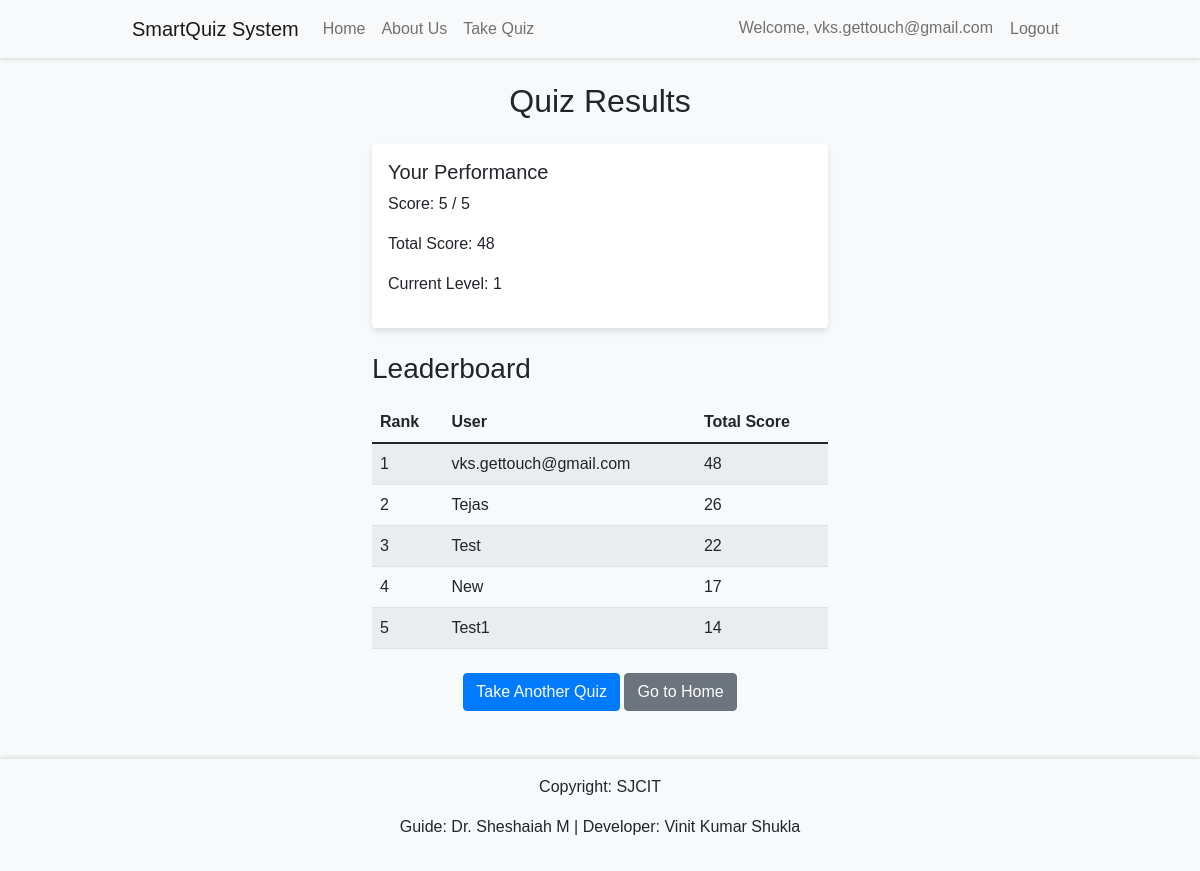
Page /result/ (signed in) on the committed database.
### quiz/models.py (models this page shows)
class UserProgress(models.Model):
    user = models.OneToOneField(User, on_delete=models.CASCADE)
    score = models.IntegerField(default=0)
    total_score = models.IntegerField(default=0)  # Added to track cumulative score
    level = models.IntegerField(default=1)
    current_question_index = models.IntegerField(default=0)  # Initialize to track the current question

### quiz/views.py (the view)
# urls.py: path('result/', views.result, name='result'),
@login_required
@require_http_methods(["GET"])
def result(request):
    latest_attempt = QuizAttempt.objects.filter(user=request.user).order_by('-date').first()
    progress = UserProgress.objects.get(user=request.user)
    leaderboard = UserProgress.objects.order_by('-total_score')[:10]
    return render(request, 'result.html', {
        'score': latest_attempt.score if latest_attempt else 0,
        'total_score': progress.total_score,  # Cumulative total score
        'level': progress.level,
        'leaderboard': leaderboard  # Updated leaderboard with cumulative scores
    })

### quiz/templates/result.html
{% extends 'base.html' %}
{% block content %}
<h2 class="text-center mb-4">Quiz Results</h2>
<div class="row">
    <div class="col-md-6 offset-md-3">
        <div class="card mb-4">
            <div class="card-body">
                <h5 class="card-title">Your Performance</h5>
                <p>Score: {{ score }} / 5</p>
                <p>Total Score: {{ total_score }}</p>
                <p>Current Level: {{ level }}</p>
            </div>
        </div>
        <h3 class="mb-3">Leaderboard</h3>
        <table class="table table-striped">
            <thead>
                <tr>
                    <th>Rank</th>
                    <th>User</th>
                    <th>Total Score</th>
                </tr>
            </thead>
            <tbody>
                {% for user_progress in leaderboard %}
                    <tr>
                        <td>{{ forloop.counter }}</td>
                        <td>{{ user_progress.user.username }}</td>
                        <td>{{ user_progress.total_score }}</td>
                    </tr>
                {% endfor %}
            </tbody>
        </table>
        <div class="text-center mt-4">
            <a href="{% url 'quiz' %}" class="btn btn-primary">Take Another Quiz</a>
            <a href="{% url 'home' %}" class="btn btn-secondary">Go to Home</a>
        </div>
    </div>
</div>
{% endblock %}

### quiz/templates/base.html (shortened to what this page needs)
<!DOCTYPE html>
<html lang="en">
<head>
    <link href="https://cdn.jsdelivr.net/npm/bootstrap@5.1.3/dist/css/bootstrap.min.css" rel="stylesheet">
    <link rel="stylesheet" href="/static/css/styles.css">
</head>
<body>
    <nav class="navbar navbar-expand-lg navbar-light bg-light">
        <div class="container">
            <a class="navbar-brand" href="{% url 'home' %}">SmartQuiz System</a>
            <div class="collapse navbar-collapse" id="navbarNav">
                <ul class="navbar-nav me-auto">
                    <li class="nav-item">
                        <a class="nav-link" href="{% url 'home' %}">Home</a>
                    </li>
                    <li class="nav-item">
                        <a class="nav-link" href="{% url 'about' %}">About Us</a>
                    </li>
                    {% if user.is_authenticated %}
                        <li class="nav-item">
                            <a class="nav-link" href="{% url 'quiz' %}">Take Quiz</a>
                        </li>
                    {% endif %}
                </ul>
                <ul class="navbar-nav">
                    {% if user.is_authenticated %}
                        <li class="nav-item">
                            <span class="nav-link">Welcome, {{ user.username }}</span>
                        </li>
                        <li class="nav-item">
                            <form method="POST" action="{% url 'logout' %}">
                                <button type="submit" class="btn btn-link nav-link">Logout</button>
                            </form>
                        </li>
                    {% endif %}
                </ul>
            </div>
        </div>
    </nav>
    <div class="container mt-4">
        {% block content %}
        {% endblock %}
    </div>
    <footer class="mt-5 py-3 bg-light text-center">
        <div class="container">
            <p>Copyright: SJCIT</p>
            <p>Guide: Dr. Sheshaiah M | Developer: Vinit Kumar Shukla</p>
        </div>
    </footer>
</body>
</html>

### static/css/styles.css (style rules this page uses)
body { font-family: Arial, sans-serif; background-color: #f8f9fa; }
.navbar { box-shadow: 0 2px 4px rgba(0,0,0,.1); }
.container { max-width: 960px; }
.card { border: none; box-shadow: 0 4px 6px rgba(0,0,0,.1); transition: all 0.3s ease; }
.btn-primary { background-color: #007bff; border-color: #007bff; }
footer { box-shadow: 0 -2px 4px rgba(0,0,0,.1); }

### rows in the picture
UserProgress: user.username "vks.gettouch@gmail.com", total_score "48"
UserProgress: user.username "Tejas", total_score "26"
UserProgress: user.username "Test", total_score "22"
UserProgress: user.username "New", total_score "17"
UserProgress: user.username "Test1", total_score "14"

### other values in the picture
{{ user.username }} "vks.gettouch@gmail.com"
{{ score }} "5"
{{ total_score }} "48"
{{ level }} "1"
